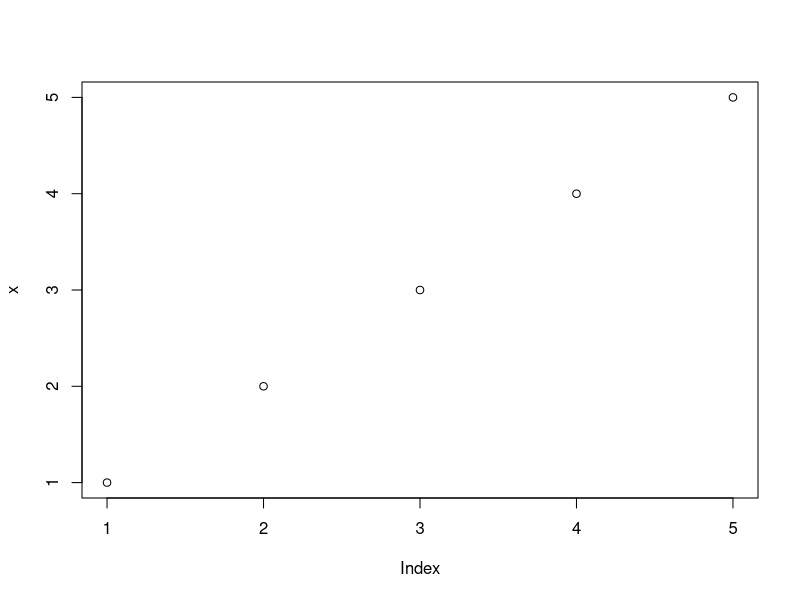
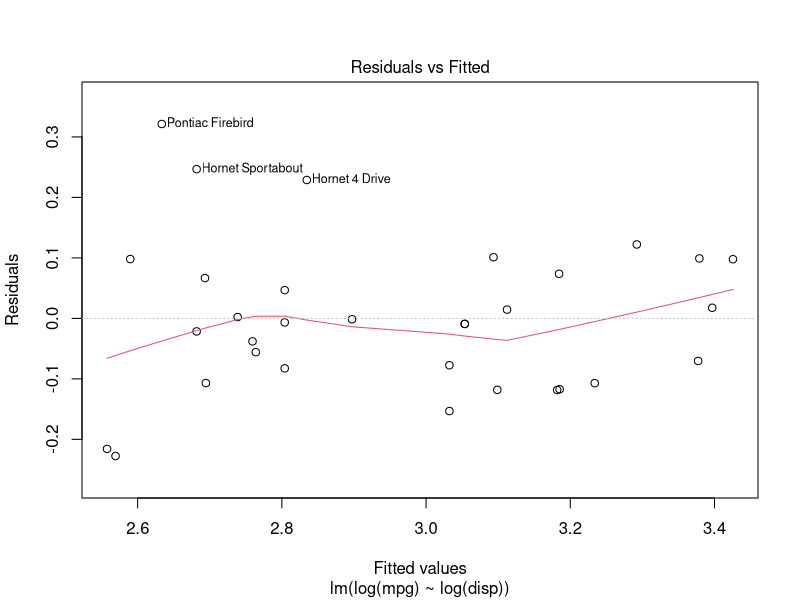
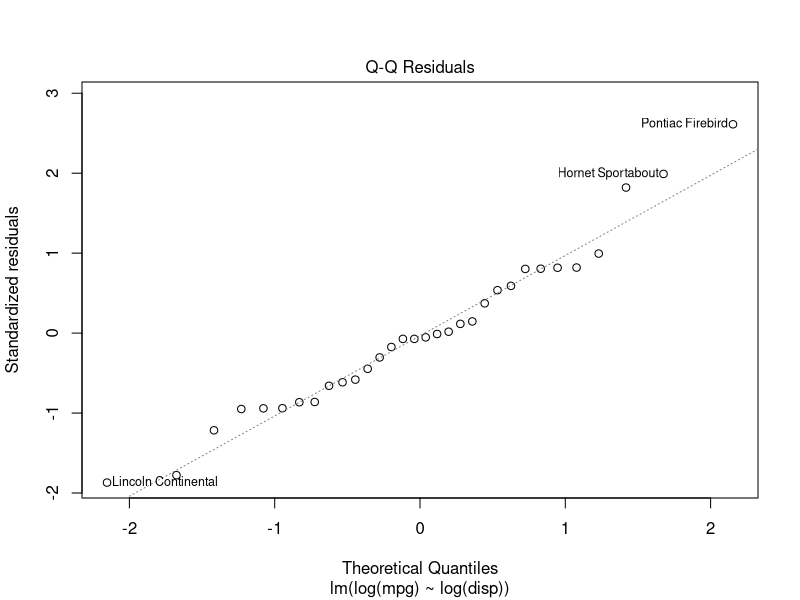
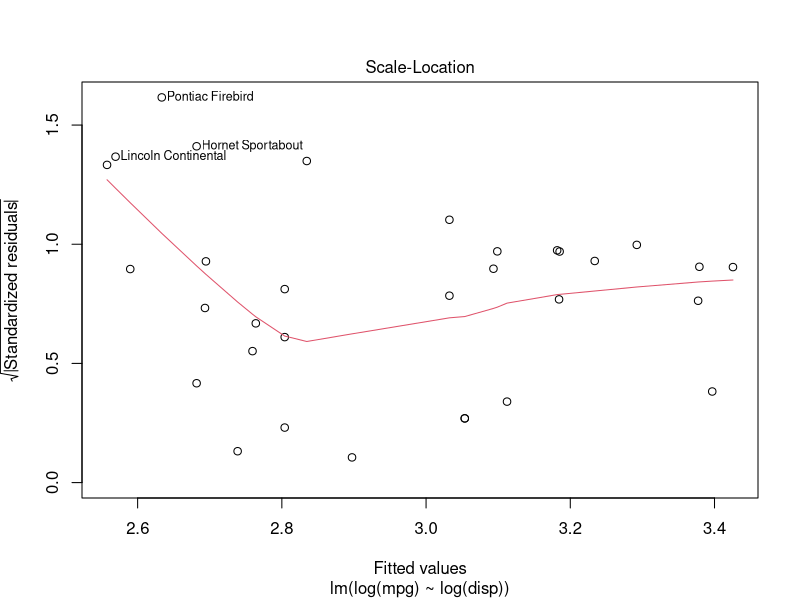
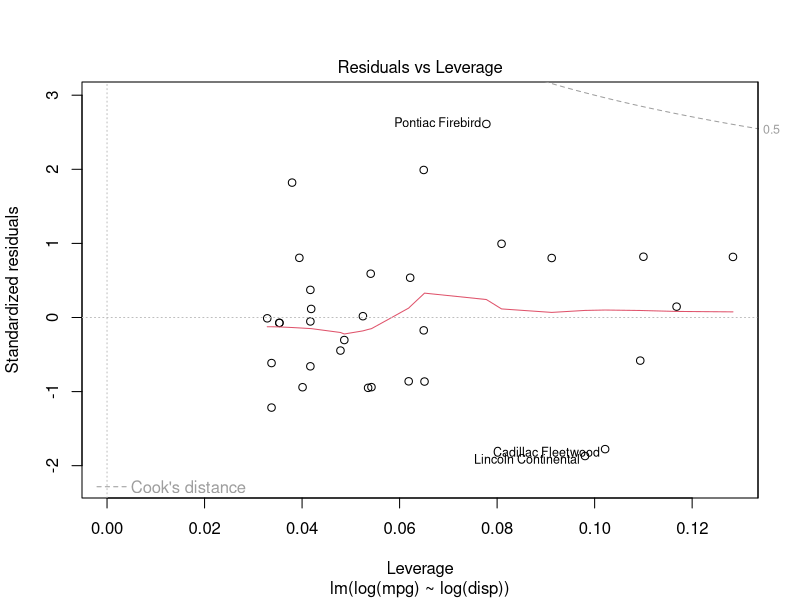
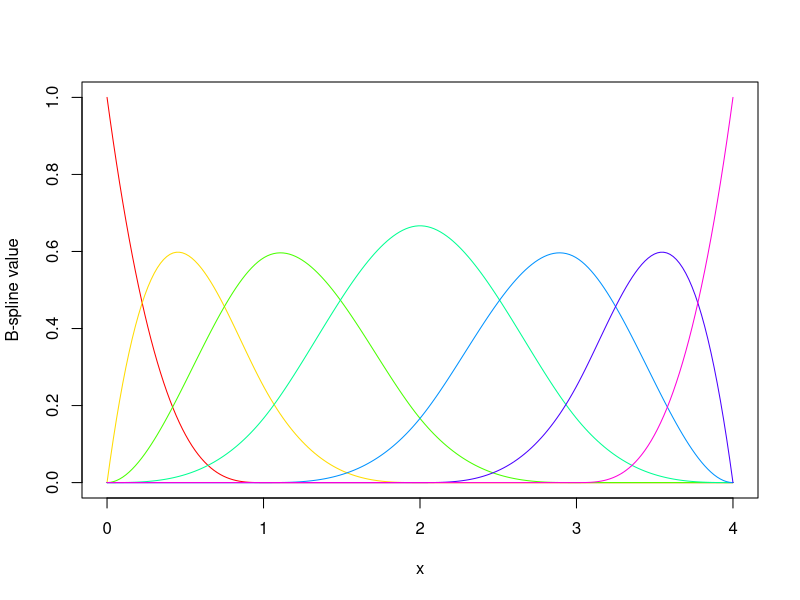

These charts were generated, in order, by the following R code:
# 클래스와 속성
num_vec = 1:5
class(num_vec) = "new_class"
print(num_vec)
class(num_vec)


num_vec2 = structure(1:5, class = "new_class")
print(num_vec2)


df = data.frame(a = 1:4, b = 5:8)
class(df)
attributes(df)
names(df)



# 제너릭 함수
print
methods(print)[1:20]
print.data.frame(df)
print.data.frame


x = 1:5
class(x)
plot(x)


lm_fit = lm(log(mpg) ~ log(disp), data = mtcars)
class(lm_fit)
plot(lm_fit)



# 제너릭 함수와 메서드의 구현
my_function = function(x) UseMethod("my_function")

my_function.default = function(x)
{
  cat("일반 객체입니다:", x, "\n")
}

my_function.person_info = function(x)
{
  cat("이름:", x$name, "나이:", x$age, "\n")
}


p = list(name = "Kwan-Young Bak", age = 35)
class(p) = "person_info"

my_function(42)
my_function(p)




# 스플라인 기저 함수 플랏 메서드
## B-스플라인 기저 함수 값을 계산하는 함수
b_spline = function(x, knots, degree, i) {
  if (degree == 0) {
    return(ifelse(knots[i] <= x & x < knots[i + 1], 1, 0))
  }
  
  B_i_d1 = b_spline(x, knots, degree - 1, i)
  B_i1_d1 = b_spline(x, knots, degree - 1, i + 1)
  
  denom1 = knots[i + degree] - knots[i]
  denom2 = knots[i + degree + 1] - knots[i + 1]
  
  term1 = if (denom1 == 0) 0 else
    ((x - knots[i]) / denom1) * B_i_d1
  term2 = if (denom2 == 0) 0 else
    ((knots[i + degree + 1] - x) / denom2) * B_i1_d1
  
  return(term1 + term2)
}


## 데이터를 기반으로 설계 행렬을 생성하는 함수 (basis 클래스 부여)
create_design_matrix = function(x_values, knots, degree) {
  n = length(x_values) # 데이터 포인트 갯수
  num_basis = length(knots) - degree - 1 # 기저 함수 갯수
  design_matrix = matrix(0, nrow = n, ncol = num_basis) # 설계 행렬 초기화
  
  for (j in 1:num_basis)
    for (i in 1:n)
      design_matrix[i, j] = b_spline(x_values[i], knots, degree, j)
  
  attr(design_matrix, "x_values") = x_values # 벡터 x 값 저장
  attr(design_matrix, "knots") = knots # 매듭점 시퀀스 저장
  attr(design_matrix, "degree") = degree # 스플라인 차수 저장
  class(design_matrix) = "basis" # "basis" 클래스 부여
  
  return(design_matrix)
}


## 원래 데이터와 적합된 스플라인 회귀 곡선을 시각화하는 함수 (S3 메서드 이용)
plot.basis = function(basis_obj, ...) {
  x_values = attr(basis_obj, "x_values")
  
  if (is.null(x_values))
    stop("x_values attribute is missing in the basis object.")
  
  matplot(x_values, basis_obj, type = "l", lty = 1,
          col = rainbow(ncol(basis_obj)),
          xlab = "x", ylab = "B-spline value", ...)
}



## 스플라인 회귀 적합을 위한 데이터 생성
degree = 3
tiny = 1e-5
knots = c(rep(0 - tiny, degree), 0, 1, 2, 3, 4, rep(4 + tiny, degree))
x_values = seq(0, 4, length.out = 200)


## basis 오브젝트 생성
basis_obj = create_design_matrix(x_values, knots, degree)
attributes(basis_obj)$knots
class(basis_obj)

## S3 메서드를 이용한 시각화
plot(basis_obj)